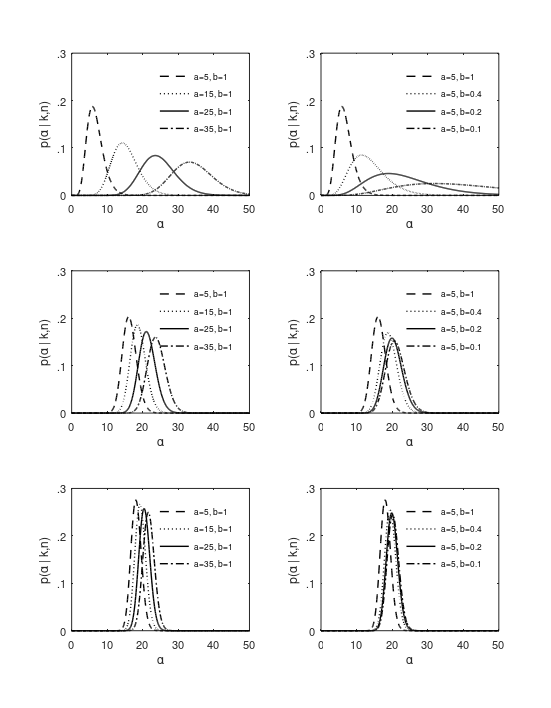

The MATLAB source for this figure:
% draw distribution over alpha

% setup
maxalpha=90;
skp=.1;
ALPHA=[0:skp:maxalpha]; la=length(ALPHA);
%%ETA=[0:.05:1]; le=length(ETA); % relic of old method.
N=[10 1000 100000];
figure(1); clf; 
set(gcf,'paperunits','centimeters','paperposition',[1 1 14 18])
lnspc=['k--';'k: ';'k- ';'k-.'];

% over priors
for pr1=1:2
	
	% over n
	for j=1:3;
		
		% observed data
		n=N(j); % number of observations
		ahat=20; % "true alpha"
		k=round(ahat*(log(1+n/ahat))); % # observed groups
		
		% setup
		subplot(3,2,(j-1)*2 +pr1); hold on;
        set(gca,'fontsize',8);
		xlabel('\alpha');
		ylabel(['p(\alpha | k,n)']);
		
		% range of priors on alpha
        if pr1==1; % varying the shape of the prior
			G=[ 5 1;
               15 1;
               25 1;
               35 1];
        else % varying the scale of the prior
			G=[ 5 1;
                5 1/2.5;
                5 1/5;
                5 1/10];
        end
		
		for i=1:4;
            
%           % display on screen
%           disp([i,j,pr1])
 		
			% housekeeping
			%p=zeros(le,la); % clear matrix (relic of old method)
			pa=zeros(1,la); % clear matric
            a=G(i,1); % prior shape
			b=G(i,2); % prior scale

%           % an older, inefficient way of calculating things.
%           % it does match up to the new way within an acceptable
%           % tolerance for error.
% 			% looping...
% 			for ec=1:le; % over eta...
%                 eta=ETA(ec);
%                 for ac=1:la; % and alpha...
%                     alpha=ALPHA(ac);
%                     p(ec,ac)=beta(alpha+1,n)*(alpha+n)...
%                         *alpha^(a+k-2)*exp(-b*alpha); % joint prob
%                 end
% 			end
% 			pa=sum(p,1); % marginalise over eta
%             tmp=find(isnan(pa)); pa(tmp)=0; % a hack
%             tmp=find(isinf(pa)); pa(tmp)=0; % a hack
% 			pa=pa/sum(pa); % normalise
	
            % calculate probabilities
            for ac=1:la;
                alpha=ALPHA(ac);
                pa(ac)=alpha^(a+k-1)*exp(-b*alpha)*beta(alpha,n);
            end
            tmp=find(isnan(pa)); pa(tmp)=0; % hack to deal with machine tolerances
            tmp=find(isinf(pa)); pa(tmp)=0; % hack to deal with machine tolerances
            pa=pa/sum(pa); % normalise
            pa=la*pa/maxalpha; % renormalise
            
            % draw pics
            plot(ALPHA,pa,deblank(lnspc(i,:)),'linewidth',1);
            set(gca,...
                'xlim',[0 50],...
                'ylim',[0 .3],...
                'ytick',[0:.1:.3],...
                'yticklabel',[' 0';'.1';'.2';'.3'],...
                'box','on');            
            drawnow
		
		end
        
        % legend
        if pr1==1; % when varying the shape of the prior
            legh=legend('a=5, b=1','a=15, b=1','a=25, b=1','a=35, b=1');
        else % when varying the scale of the prior
            legh=legend('a=5, b=1','a=5, b=0.4','a=5, b=0.2','a=5, b=0.1');
        end
        set(legh,'fontsize',6)
        legend boxoff
        
	end
end
    
    
%check that the gibbs sampler lines up with the prediction: it does
%load data_k5_n50; nbins=100;
%[h,x]=hist(A(1:40000),nbins); h=h/40000/5;
%plot(x,h,'ko','linewidth',2);